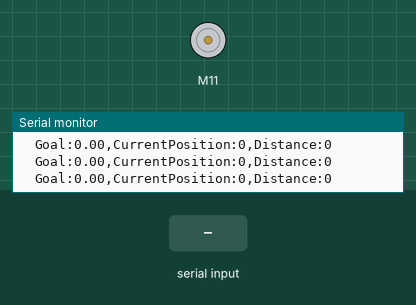
Simulated run of this sketch. Board: Arduino Uno, built with avr-gcc and run on an emulated ATmega328P. Parts: DC motor (green arrow = forward, orange = backward, longer = faster), the last lines printed to the serial monitor. Inputs (shaded band) come from the test bench.

Above: at 1.2 s.
1.3 s: "90,45\n" received over Serial
At 2.43 s:
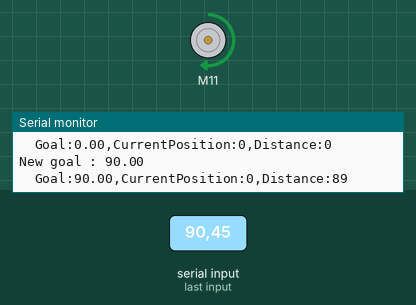
4.0 s: "30,150\n" received over Serial
At 5.08 s:
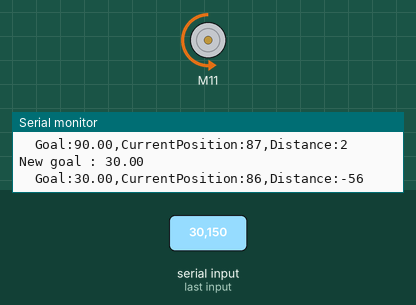
Timing chart, 0 to 7.0 s (numbered marks = the images above; inputs shaded):
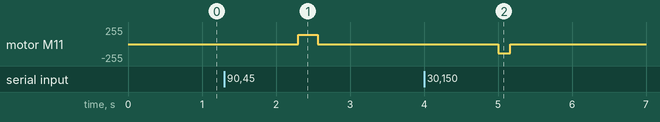

The sketch:

ranger_encodeur_position.ino
```cpp
#include <MeAuriga.h>

#define ENC_PULSE 9
#define ENC_RATIO 40
#define DIA 65.0
#define CIRC 20.2

unsigned long currentTime = 0;

volatile long position_pulsation = 0;

float goal = 0.0;
String serialInput = "";

MeEncoderOnBoard Encoder_1(SLOT1);

void interruption_encodeur_1(void)
{
  if(digitalRead(Encoder_1.getPortB()) == 0)
  {
    Encoder_1.pulsePosMinus();
    position_pulsation--;
  }
  else
  {
    Encoder_1.pulsePosPlus();
    position_pulsation++;
  }
}

void configureEncoders() {
    // DÉBUT : Ne pas modifier ce code!
  // Configuration de la fréquence du PWM
  // Copier-coller ce code si on désire
  // travailler avec les encodeurs
  TCCR1A = _BV(WGM10);
  TCCR1B = _BV(CS11) | _BV(WGM12);

  TCCR2A = _BV(WGM21) | _BV(WGM20);
  TCCR2B = _BV(CS21);
  // FIN : Ne pas modifier ce code!

  Encoder_1.setPulse(ENC_PULSE);
  Encoder_1.setRatio(ENC_RATIO);
  Encoder_1.setPosPid(1.8,0,1.2);
  Encoder_1.setSpeedPid(0.18,0,0);

  //gotoDistance(100.0);

}

void setup()
{
  attachInterrupt(Encoder_1.getIntNum(), interruption_encodeur_1, RISING);
  Serial.begin(115200);

  configureEncoders();
}

void loop()
{
  currentTime = millis();

  readSerialCommand();

  // Important! Permet de mettre à jour l'encodeur
  Encoder_1.loop();

  serialOutputTask(currentTime);
}

void serialOutputTask(unsigned long cT) {
  static unsigned long lastTime = 0;
  const int rate = 250;

  if (cT - lastTime < rate) return;

  lastTime = cT;

  // Afficher les informations sur
  // le Serial Plotter

  Serial.print("\tGoal:");
  Serial.print(goal);
  Serial.print(",CurrentPosition:");
  Serial.print(Encoder_1.getCurPos());
  Serial.print(",Distance:");
  Serial.println(Encoder_1.distanceToGo());
}

// Fonction pour lire les commandes reçues par série
void readSerialCommand() {
  if (!Serial.available()) return;

  // serialInput = Serial.readString();
  // Serial.print ("echo : " );
  // Serial.println (serialInput);

  // Permet de convertir une valeur reçue en float.
  serialInput = Serial.readString();
  goal = serialInput.toFloat();

  Serial.print("New goal : ");
  Serial.println(goal);


  Encoder_1.moveTo((long)goal);
}
```

Measured:
- after the input at 1.3 s, motor M11: stopped → forward 140/255 after 1.0 s, → stopped 0.27 s later
- after the input at 4.0 s, motor M11: stopped → backward 140/255 after 1.0 s, → stopped 0.17 s later
